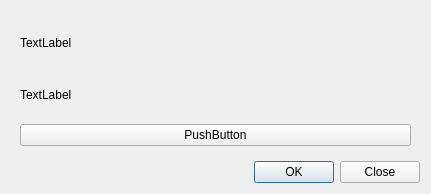
<?xml version="1.0" encoding="UTF-8"?>
<ui version="4.0">
 <class>updatedialog</class>
 <widget class="QDialog" name="updatedialog">
  <property name="windowModality">
   <enum>Qt::ApplicationModal</enum>
  </property>
  <property name="geometry">
   <rect>
    <x>0</x>
    <y>0</y>
    <width>431</width>
    <height>194</height>
   </rect>
  </property>
  <property name="windowTitle">
   <string>Update</string>
  </property>
  <layout class="QVBoxLayout" name="verticalLayout">
   <item>
    <widget class="QWidget" name="widget" native="true">
     <layout class="QVBoxLayout" name="verticalLayout_2">
      <item>
       <widget class="QLabel" name="infoLabel">
        <property name="text">
         <string>TextLabel</string>
        </property>
       </widget>
      </item>
      <item>
       <widget class="QLabel" name="statusLabel">
        <property name="text">
         <string>TextLabel</string>
        </property>
       </widget>
      </item>
      <item>
       <widget class="QPushButton" name="downloadButton">
        <property name="text">
         <string>PushButton</string>
        </property>
       </widget>
      </item>
     </layout>
    </widget>
   </item>
   <item>
    <widget class="QDialogButtonBox" name="buttonBox">
     <property name="orientation">
      <enum>Qt::Horizontal</enum>
     </property>
     <property name="standardButtons">
      <set>QDialogButtonBox::Close|QDialogButtonBox::Ok</set>
     </property>
    </widget>
   </item>
  </layout>
 </widget>
 <resources/>
 <connections>
  <connection>
   <sender>buttonBox</sender>
   <signal>accepted()</signal>
   <receiver>updatedialog</receiver>
   <slot>accept()</slot>
   <hints>
    <hint type="sourcelabel">
     <x>248</x>
     <y>254</y>
    </hint>
    <hint type="destinationlabel">
     <x>157</x>
     <y>274</y>
    </hint>
   </hints>
  </connection>
  <connection>
   <sender>buttonBox</sender>
   <signal>rejected()</signal>
   <receiver>updatedialog</receiver>
   <slot>reject()</slot>
   <hints>
    <hint type="sourcelabel">
     <x>316</x>
     <y>260</y>
    </hint>
    <hint type="destinationlabel">
     <x>286</x>
     <y>274</y>
    </hint>
   </hints>
  </connection>
 </connections>
</ui>
